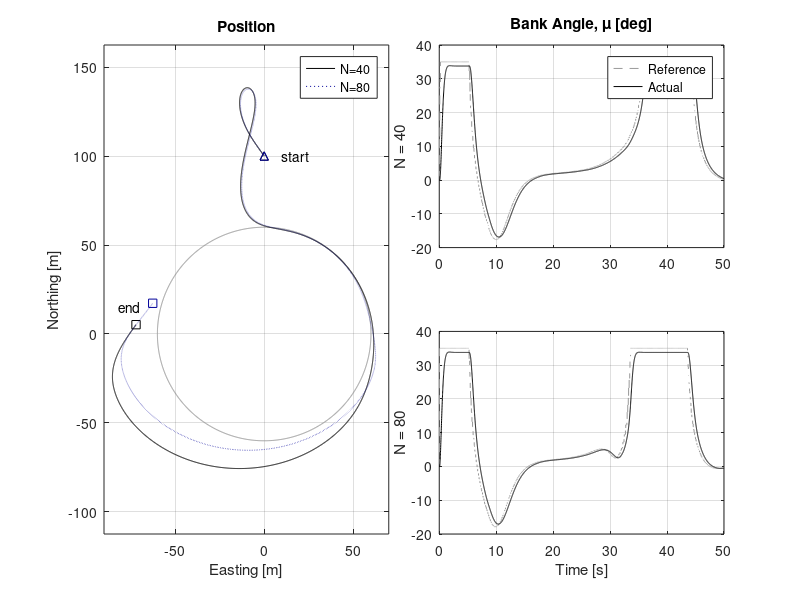
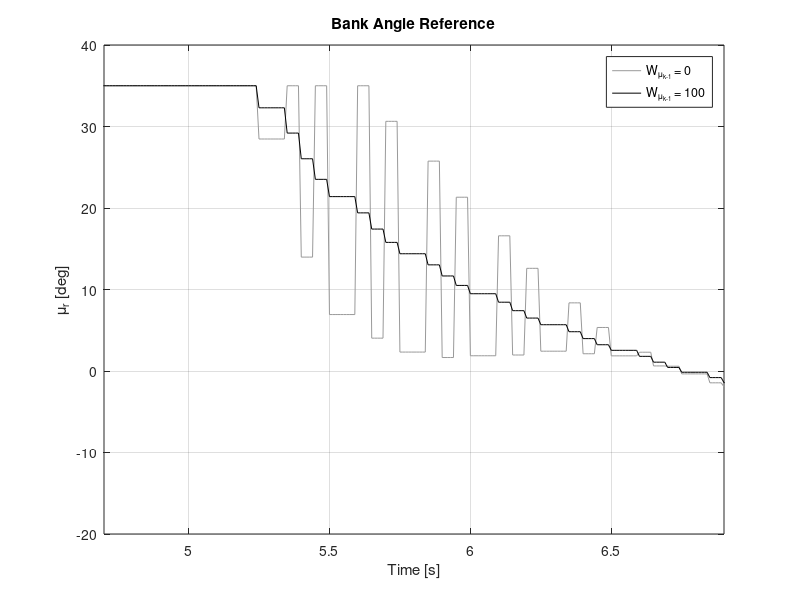

Recreate these plots in MATLAB, in order.

clear; clc;
r2d = 180/pi;

figure('color','w','name','windy loiter');
subplot(2,6,[1:3,7:9]); hold on; grid on; axis equal; box on;
% path
ltset=1000;
tset = linspace(0,2*pi,ltset);
plot(sin(tset)*60,cos(tset)*60,'-','color',[0.6 0.6 0.6])
% traj N40
load sim_loiter_wind_N40.mat
h_pos(1) = plot(X_rec(:,2),X_rec(:,1),'-','color',[0 0 0]);
plot(X_rec(1,2),X_rec(1,1),'^','color',[0 0 0])
text(X_rec(1,2)+10,X_rec(1,1),'start')
plot(X_rec(end,2),X_rec(end,1),'s','color',[0 0 0])
text(X_rec(end,2)-10,X_rec(end,1)+10,'end')
clearvars -except r2d h_pos
% traj N80
load sim_loiter_wind_N80.mat
h_pos(2) = plot(X_rec(:,2),X_rec(:,1),':','color',[0 0 0.6]);
plot(X_rec(1,2),X_rec(1,1),'^','color',[0 0 0.6])
% text(X_rec(1,2)+10,X_rec(1,1),'start')
plot(X_rec(end,2),X_rec(end,1),'s','color',[0 0 0.6])
% text(X_rec(end,2)-10,X_rec(end,1)+10,'end')
legend(h_pos,{'N=40','N=80'})
xlabel('Easting [m]')
ylabel('Northing [m]')
title('Position')
xlim([-90,70])

subplot(2,6,4:6); hold on; grid on; box on;
clearvars -except r2d
% traj N40
load sim_loiter_wind_N40.mat
h_att(1) = plot(time,U_rec(:,1)*r2d,'--','color',[0.6 0.6 0.6]);
h_att(2) = plot(time,X_rec(:,3)*r2d,'-','color',[0 0 0]);
ylabel('N = 40');
title('Bank Angle, \mu [deg]');
legend('Reference','Actual');
xlim([time(1),time(end)])
subplot(2,6,10:12); hold on; grid on; box on;
clearvars -except r2d
% traj N80
load sim_loiter_wind_N80.mat
h_att(1) = plot(time,U_rec(:,1)*r2d,'--','color',[0.6 0.6 0.6]);
h_att(2) = plot(time,X_rec(:,3)*r2d,'-','color',[0 0 0]);
ylabel('N = 80');
xlabel('Time [s]')
xlim([time(1),time(end)])


figure('color','w','name','slew');
hold on; grid on; box on;
clearvars -except r2d
% traj w/o
load sim_loiter_wind_N40_noWmuprev.mat
h_att(1) = plot(time,U_rec(:,1)*r2d,'-','color',[0.6 0.6 0.6]);
clearvars -except r2d h_att
% traj w
load sim_loiter_wind_N40.mat
h_att(2) = plot(time,U_rec(:,1)*r2d,'-','color',[0 0 0]);
title('Bank Angle Reference');
ylabel('\mu_r [deg]')
legend(h_att,{'W_{\mu_{k-1}} = 0','W_{\mu_{k-1}} = 100'});
xlim([time(471),time(691)])
xlabel('Time [s]')
